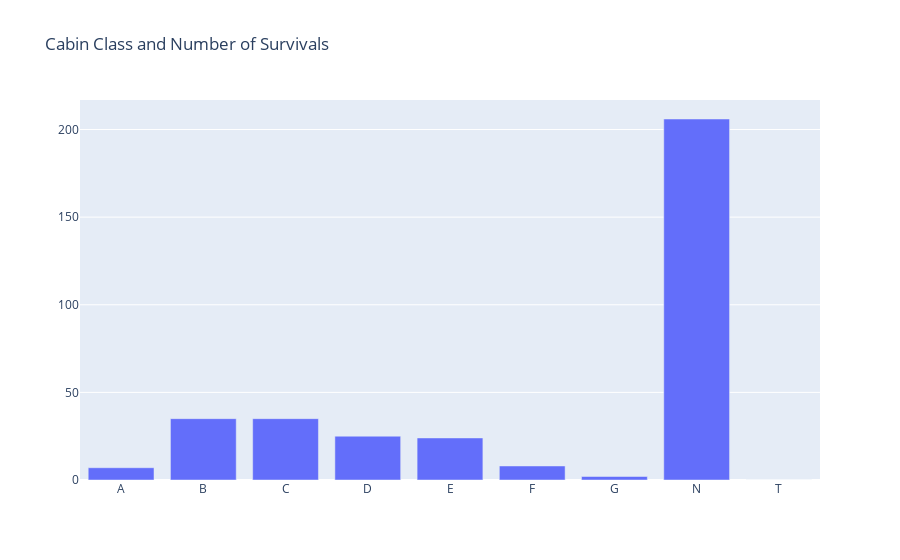

The notebook cell this image was saved under:
### Markdown cell above
### Cabin Class

### Code cell
cabin =df.groupby('CabinClass').sum()['Survived']
trace = go.Bar(x=cabin.index, y=cabin.values)
layout = {
    'title_text': 'Cabin Class and Number of Survivals',

}
fig = go.Figure(data = [trace], layout=layout)
iplot(fig)

### Figure 1 — Plotly figure (JSON) as saved in the notebook; plotly's stock layout.template omitted (floating-point values rounded to 4 significant figures)
{"data": [{"type": "bar", "x": ["A", "B", "C", "D", "E", "F", "G", "N", "T"], "y": [7, 35, 35, 25, 24, 8, 2, 206, 0]}], "layout": {"title": {"text": "Cabin Class and Number of Survivals"}}}
